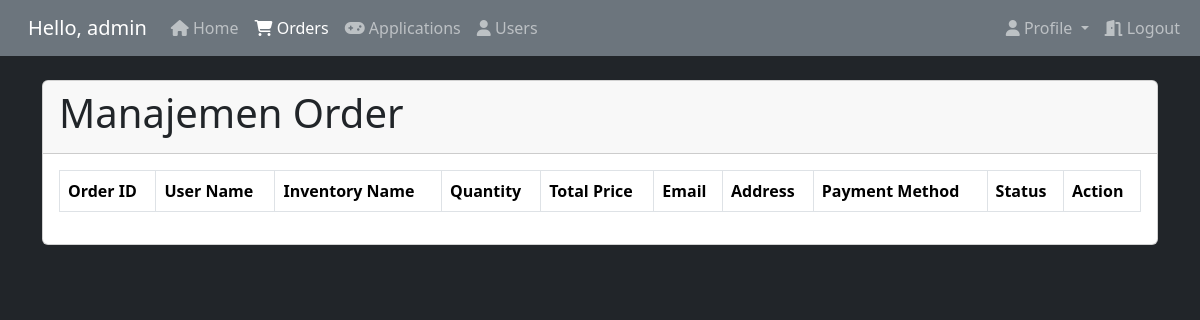
/admin/order.php (signed in), run on an earlier commit of the app's database.
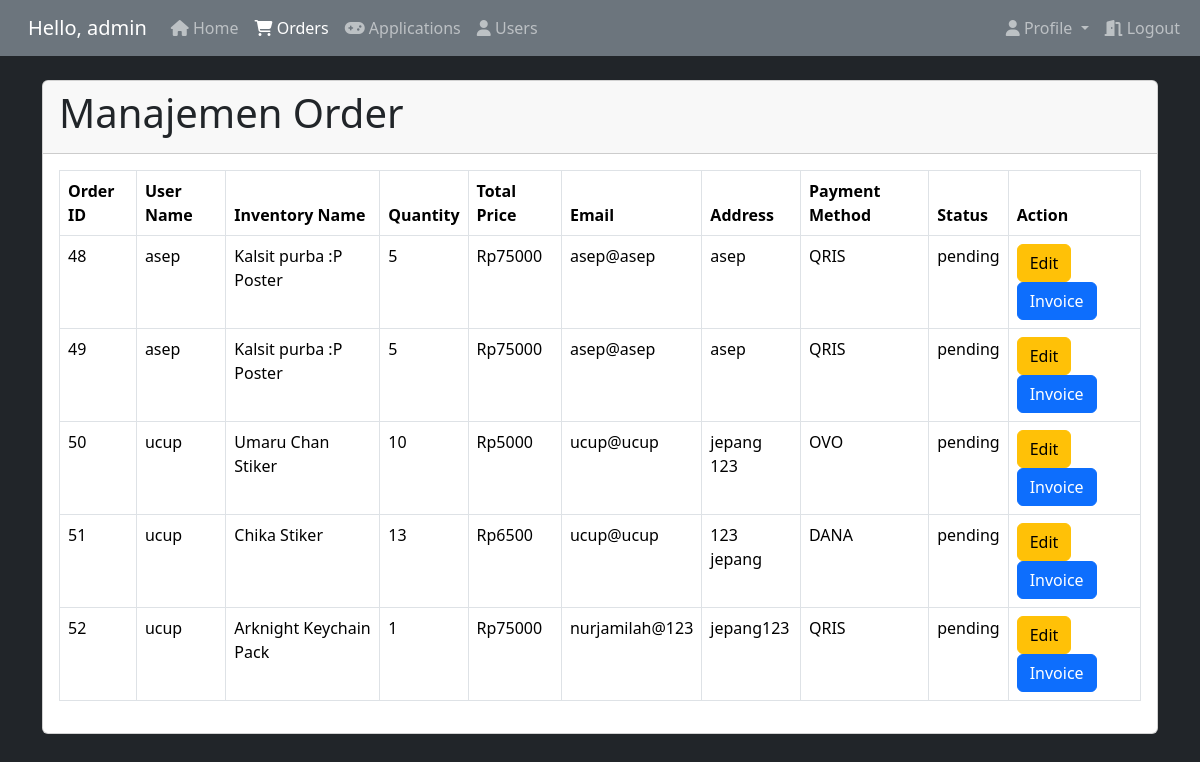
And on a later commit of the database.
### tables this page shows
CREATE TABLE `orders` (
  `id` int NOT NULL,
  `user_id` int NOT NULL,
  `inventory_id` int NOT NULL,
  `quantity` int NOT NULL,
  `total_price` decimal(10,0) NOT NULL,
  `order_date` timestamp NULL DEFAULT CURRENT_TIMESTAMP,
  `paymentMethod` varchar(50) NOT NULL,
  `name` varchar(255) NOT NULL,
  `email` varchar(255) NOT NULL,
  `address` varchar(255) NOT NULL,
  `status` varchar(255) NOT NULL
);

CREATE TABLE `user` (
  `id` int NOT NULL,
  `username` varchar(255) NOT NULL,
  `password` varchar(255) NOT NULL,
  `email` varchar(100) NOT NULL,
  `role` varchar(10) DEFAULT NULL,
  `created_at` timestamp NULL DEFAULT CURRENT_TIMESTAMP,
  `updated_at` timestamp NULL DEFAULT CURRENT_TIMESTAMP ON UPDATE CURRENT_TIMESTAMP
);

CREATE TABLE `inventory` (
  `id` int NOT NULL,
  `nama` varchar(100) NOT NULL,
  `kuantitas` int NOT NULL,
  `harga` decimal(10,0) NOT NULL,
  `gambar` varchar(255) NOT NULL,
  `kategori_id` int DEFAULT NULL,
  `created_at` timestamp NULL DEFAULT CURRENT_TIMESTAMP,
  `updated_at` timestamp NULL DEFAULT CURRENT_TIMESTAMP ON UPDATE CURRENT_TIMESTAMP
);

### app/controller/OrderController.php (called while the page is built, shortened)
<?php
class OrderController{
    private $conn;
    public function __construct($conn){
        $this->conn = $conn;
    }
    public function getAllOrders(){
        $sql = "SELECT orders.*, user.username as user_name, inventory.nama as inventory_name, orders.email
                FROM orders
                JOIN user ON orders.user_id = user.id
                JOIN inventory ON orders.inventory_id = inventory.id";
        $stmt = $this->conn->prepare($sql);
        $stmt->execute();
        return $stmt->get_result();
    }
}

### admin/order.php (the view, shortened to what this page needs)
<?php
require '../app/controller/OrderController.php';
require '../layout/admin/header.php';
$controller = new OrderController($conn);
$orders = $controller->getAllOrders();
?>
<div class="container mt-4">
    <div class="card">
        <div class="card-header">
            <h1>Manajemen Order</h1>
        </div>
        <div class="card-body">
            <table class="table table-bordered">
                <thead>
                    <tr>
                        <th>Order ID</th>
                        <th>User Name</th>
                        <th>Inventory Name</th>
                        <th>Quantity</th>
                        <th>Total Price</th>
                        <th>Email</th>
                        <th>Address</th>
                        <th>Payment Method</th>
                        <th>Status</th>
                        <th>Action</th>
                    </tr>
                </thead>
                <tbody>
                    <?php
                    foreach ($orders as $order) {
                        ?>
                        <tr>
                            <td><?php echo $order['id']; ?></td>
                            <td><?php echo $order['user_name']; ?></td>
                            <td><?php echo $order['inventory_name']; ?></td>
                            <td><?php echo $order['quantity']; ?></td>
                            <td>Rp<?php echo $order['total_price']; ?></td>
                            <td><?php echo $order['email']; ?></td>
                            <td><?php echo $order['address']; ?></td>
                            <td><?php echo $order['paymentMethod']; ?></td>
                            <td><?php echo $order['status']; ?></td>
                            <td>
                                <a href="edit_order.php?id=<?php echo $order['id']; ?>" class="btn btn-warning">Edit</a>
                                <a href="invoice.php?id=<?php echo $order['id']; ?>" class="btn btn-primary">Invoice</a>
                        </tr>
                        <?php
                    }
                    ?>
                </tbody>
            </table>
        </div>
    </div>
</div>

### layout/admin/header.php (shortened to what this page needs)
<!DOCTYPE html>
<html lang="en">
<head>
    <link href="https://cdn.jsdelivr.net/npm/bootstrap@5.3.3/dist/css/bootstrap.min.css" rel="stylesheet"
>
    <link rel="stylesheet" href="https://cdnjs.cloudflare.com/ajax/libs/font-awesome/6.5.2/css/all.min.css"
 />
</head>
<body class="bg-dark text-white">
    <nav class="navbar navbar-expand-lg navbar-dark bg-secondary">
        <div class="container-fluid">
            <a class="navbar-brand mx-3" href="#">Hello, <?php echo $_SESSION['username']; ?></a>
            <div class="collapse navbar-collapse" id="navbarNav">
                <ul class="navbar-nav me-auto mb-2 mb-lg-0">
                    <?php
                    $current_page = basename($_SERVER['PHP_SELF'], ".php");
                    ?>
                    <li class="nav-item">
                        <a class="nav-link <?php echo ($current_page == 'dashboard') ? 'active' : ''; ?>" aria-current="page" href="dashboard.php">
                            <i class="fa fa-home"></i> Home
                        </a>
                    </li>
                    <li class="nav-item">
                        <a class="nav-link <?php echo ($current_page == 'order') ? 'active' : ''; ?>" href="../admin/order.php">
                            <i class="fa fa-cart-shopping"></i> Orders
                        </a>
                    </li>
                    <li class="nav-item">
                        <a class="nav-link <?php echo ($current_page == 'inventory') ? 'active' : ''; ?>" href="../admin/inventory.php">
                            <i class="fa fa-gamepad"></i> Applications
                        </a>
                    </li>
                    <li class="nav-item">
                        <a class="nav-link <?php echo ($current_page == 'users') ? 'active' : ''; ?>" href="../admin/users.php">
                            <i class="fa fa-user"></i> Users
                        </a>
                    </li>
                </ul>
                <ul class="navbar-nav ms-auto">
                    <li class="nav-item dropdown">
                        <a class="nav-link dropdown-toggle <?php echo ($current_page == 'profile') ? 'active' : ''; ?>" href="#" id="navbarDropdown" role="button"
                            data-bs-toggle="dropdown" aria-haspopup="true" aria-expanded="false">
                            <i class="fa fa-user"></i> Profile
                        </a>
                    </li>
                    <li class="nav-item">
                        <a class="nav-link <?php echo ($current_page == 'logout') ? 'active' : ''; ?>" href="../../logout.php"><i class="fa fa-door-open"></i> Logout
                        </a>
                    </li>
                </ul>
            </div>
        </div>
    </nav>
</body>
</html>

What changed in the data, as far as the page shows it:
added orders: id "48", user.username "asep", inventory.nama "Kalsit purba :P Poster", quantity "5", total_price "75000", email "asep@asep", address "asep", paymentMethod "QRIS", status "pending"
added orders: id "49", user.username "asep", inventory.nama "Kalsit purba :P Poster", quantity "5", total_price "75000", email "asep@asep", address "asep", paymentMethod "QRIS", status "pending"
added orders: id "50", user.username "ucup", inventory.nama "Umaru Chan Stiker", quantity "10", total_price "5000", email "ucup@ucup", address "jepang 123", paymentMethod "OVO", status "pending"
added orders: id "51", user.username "ucup", inventory.nama "Chika Stiker", quantity "13", total_price "6500", email "ucup@ucup", address "123 jepang", paymentMethod "DANA", status "pending"
added orders: id "52", user.username "ucup", inventory.nama "Arknight Keychain Pack", quantity "1", total_price "75000", email "nurjamilah@123", address "jepang123", paymentMethod "QRIS", status "pending"
